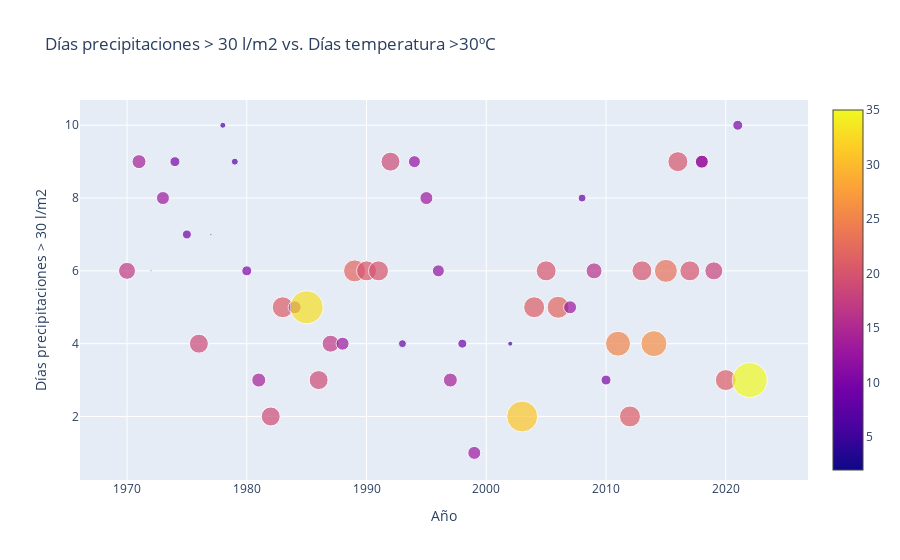

Notebook source saved alongside this figure:
### Code cell
color_marker = [float(each) for each in bilbao_anualdf["nt_30"]]
data = [
    {
        'y': bilbao_anualdf["np_300"],
        'x': bilbao_anualdf["año"],
        'mode': 'markers',
        'marker': {
            'color': color_marker,
            'size':bilbao_anualdf["nt_30"],
            'showscale': True
        },
        'text': bilbao_anualdf["año"]
    }
]

layout = go.Layout(barmode='overlay',
                   title=' Días precipitaciones > 30 l/m2 vs. Días temperatura >30ºC',
                   xaxis=dict(title='Año'),
                   yaxis=dict( title='Días precipitaciones > 30 l/m2'),
)
fig = go.Figure(data=data, layout=layout)


iplot(fig)

### Figure 1 — Plotly figure (JSON) as saved in the notebook; plotly's stock layout.template omitted (floating-point values rounded to 4 significant figures)
{"data": [{"marker": {"color": [17, 14, 2, 13, 10, 9, 19, 2, 6, 7, 10, 14, 19, 21, 13, 33, 19, 17, 13, 22, 20, 20, 19, 8, 12, 13, 12, 14, 9, 13, 5, 31, 21, 20, 22, 13, 8, 16, 10, 25, 21, 20, 26, 23, 20, 20, 13, 13, 18, 21, 10, 35], "showscale": true, "size": [17, 14, 2, 13, 10, 9, 19, 2, 6, 7, 10, 14, 19, 21, 13, 33, 19, 17, 13, 22, 20, 20, 19, 8, 12, 13, 12, 14, 9, 13, 5, 31, 21, 20, 22, 13, 8, 16, 10, 25, 21, 20, 26, 23, 20, 20, 13, 13, 18, 21, 10, 35]}, "mode": "markers", "text": [1970, 1971, 1972, 1973, 1974, 1975, 1976, 1977, 1978, 1979, 1980, 1981, 1982, 1983, 1984, 1985, 1986, 1987, 1988, 1989, 1990, 1991, 1992, 1993, 1994, 1995, 1996, 1997, 1998, 1999, 2002, 2003, 2004, 2005, 2006, 2007, 2008, 2009, 2010, 2011, 2012, 2013, 2014, 2015, 2016, 2017, 2018, 2018, 2019, 2020, 2021, 2022], "type": "scatter", "x": [1970, 1971, 1972, 1973, 1974, 1975, 1976, 1977, 1978, 1979, 1980, 1981, 1982, 1983, 1984, 1985, 1986, 1987, 1988, 1989, 1990, 1991, 1992, 1993, 1994, 1995, 1996, 1997, 1998, 1999, 2002, 2003, 2004, 2005, 2006, 2007, 2008, 2009, 2010, 2011, 2012, 2013, 2014, 2015, 2016, 2017, 2018, 2018, 2019, 2020, 2021, 2022], "y": [6, 9, 6, 8, 9, 7, 4, 7, 10, 9, 6, 3, 2, 5, 5, 5, 3, 4, 4, 6, 6, 6, 9, 4, 9, 8, 6, 3, 4, 1, 4, 2, 5, 6, 5, 5, 8, 6, 3, 4, 2, 6, 4, 6, 9, 6, 9, 9, 6, 3, 10, 3]}], "layout": {"barmode": "overlay", "title": {"text": " Días precipitaciones > 30 l/m2 vs. Días temperatura >30ºC"}, "xaxis": {"title": {"text": "Año"}}, "yaxis": {"title": {"text": "Días precipitaciones > 30 l/m2"}}}}
